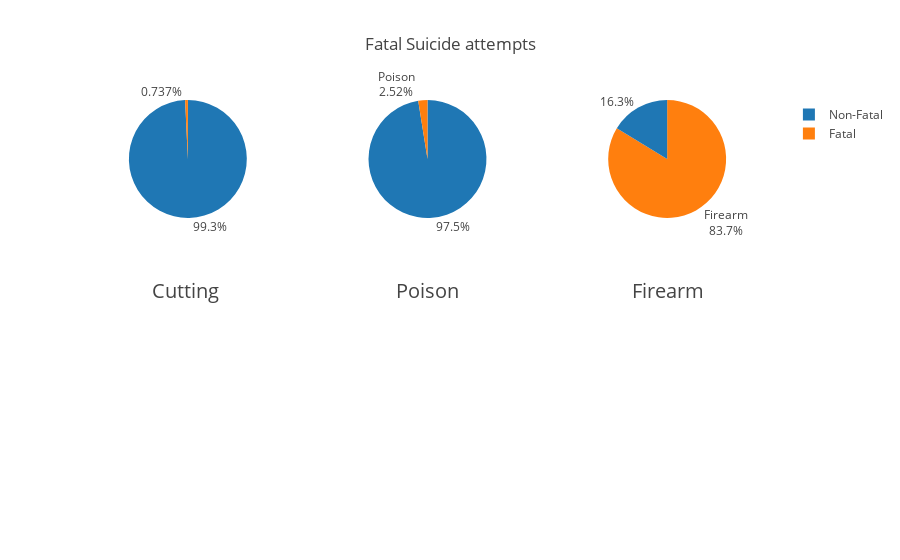

Notebook code cell kept with this figure:
### Code cell
import plotly as py
import plotly.graph_objs as go

fig = {
  "data": [
    {
      "values": [Suicide_cut_pierce, Attempt_cut_pierce],
      "labels": [
        "Fatal",
        "Non-Fatal",
        
      ],
      "textposition":"outside",
      "domain": {"column": 0},
      "name": "Cutting",
      "hoverinfo":"label+percent+name",
      "hole": .0,
      "type": "pie"
    },
    {
      "values": [Suicide_Poisoning,Attempt_Poisoning],
      "labels": [
        "Fatal",
        "Non-Fatal",
       
      ],
      "text":["Poison"],
      "textposition":"outside",
      "domain": {"column": 1},
      "name": "Poison",
      "hoverinfo":"label+percent+name",
      "hole": .0,
      "type": "pie"
        
    },
    {
     "values": [Suicide_gunshot,Attempt_gunshot],
      "labels": [
        "Fatal",
        "Non-Fatal",
       
      ],
      "text":["Firearm"],
      "textposition":"outside",
      "domain": {"column": 2},
      "name": "Firearm",
      "hoverinfo":"label+percent+name",
      "hole": .0,
      "type": "pie"       
        
    }],    

  "layout": {
        "title":"Fatal Suicide attempts",
        "grid": {"rows": 3, "columns": 3},
        "annotations": [
            {
                "font": {
                    "size": 20
                },
                "showarrow": False,
                "text": "Cutting",
                "x": 0.10,
                "y": 0.50
            },
            {
                "font": {
                    "size": 20
                },
                "showarrow": False,
                "text": "Poison",
                "x": 0.50,
                "y": 0.50
            },
            {
                "font": {
                    "size": 20
                },
                "showarrow": False,
                "text": "Firearm",
                "x": 0.90,
                "y": 0.50
            }
        ]
    }
}


py.offline.iplot(fig)

### Figure 1 — Plotly figure (JSON) as saved in the notebook; plotly's stock layout.template omitted (floating-point values rounded to 4 significant figures)
{"data": [{"domain": {"column": 0}, "hole": 0, "hoverinfo": "label+percent+name", "labels": ["Fatal", "Non-Fatal"], "name": "Cutting", "textposition": "outside", "type": "pie", "uid": "00d95d57-bd94-4e24-bc8f-09ddae4b12a6", "values": [11386, 1533853]}, {"domain": {"column": 1}, "hole": 0, "hoverinfo": "label+percent+name", "labels": ["Fatal", "Non-Fatal"], "name": "Poison", "text": ["Poison"], "textposition": "outside", "type": "pie", "uid": "b499315d-29f9-4ca9-9d8f-8858b4552daf", "values": [106395, 4116511]}, {"domain": {"column": 2}, "hole": 0, "hoverinfo": "label+percent+name", "labels": ["Fatal", "Non-Fatal"], "name": "Firearm", "text": ["Firearm"], "textposition": "outside", "type": "pie", "uid": "ab0565a8-d8c7-4ca0-8530-a1292c73d4e1", "values": [327248, 63672]}], "layout": {"annotations": [{"font": {"size": 20}, "showarrow": false, "text": "Cutting", "x": 0.1, "y": 0.5}, {"font": {"size": 20}, "showarrow": false, "text": "Poison", "x": 0.5, "y": 0.5}, {"font": {"size": 20}, "showarrow": false, "text": "Firearm", "x": 0.9, "y": 0.5}], "grid": {"columns": 3, "rows": 3}, "title": {"text": "Fatal Suicide attempts"}}}
